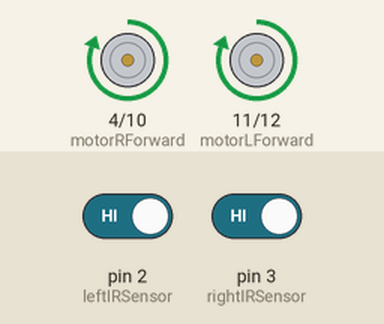
The sketch below on a simulated Arduino Uno, built with avr-gcc and run on an emulated ATmega328P. Parts: motor-driver pin pairs drawn as motors (green arrow = first pin HIGH = forward, orange = second pin HIGH = backward, longer = more drive). Inputs (shaded band) come from the test bench; at power-on: pin 2 (leftIRSensor) HIGH, pin 3 (rightIRSensor) HIGH.

Above: at 1.2 s.
1.3 s: pin 2 (leftIRSensor) driven LOW
At 1.45 s:
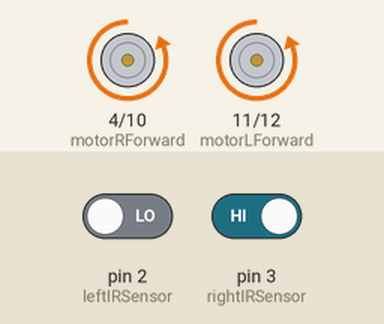
4.3 s: pin 2 (leftIRSensor) driven HIGH
At 4.7 s:
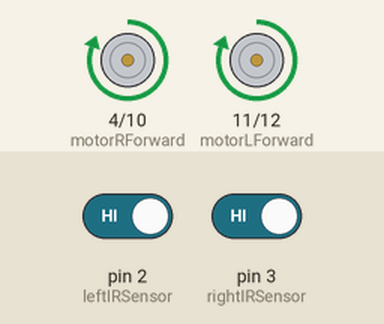
5.8 s: pin 3 (rightIRSensor) driven LOW
At 6.25 s:
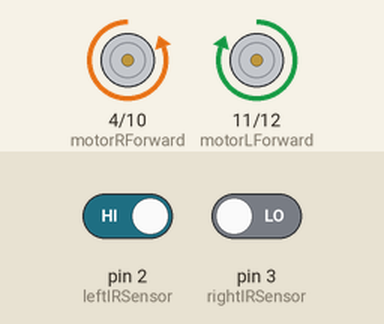
8.8 s: pin 3 (rightIRSensor) driven HIGH
At 9.3 s:
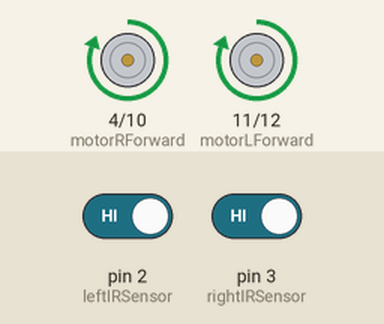
Timing chart, 0 to 11.3 s (numbered marks = the images above; inputs shaded):
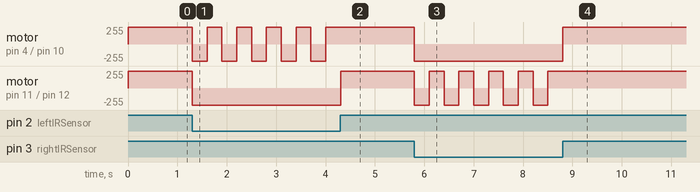

The sketch:

WheelControl.ino
```cpp
#define LEFT_MOTOR 1
#define RIGHT_MOTOR 2
#define DEV_MODE 0

int motorLForward = 11;
int motorLBackward = 12;
int motorRForward = 4;
int motorRBackward = 10;
int leftIRSensor = 2;
int rightIRSensor = 3;
int obstacleLeft = 0;
int obstacleRight = 0;

void setup() {
  //  Serial.begin(9600);
  // Initialize output pins
  pinMode(motorLForward, OUTPUT);
  pinMode(motorLBackward, OUTPUT);
  pinMode(motorRForward, OUTPUT);
  pinMode(motorRBackward, OUTPUT);
  pinMode(leftIRSensor, INPUT_PULLUP);
  pinMode(rightIRSensor, INPUT_PULLUP);

  // Make sure motors start off
  off();

  // Attach interrupt pins to IR sensors
  attachInterrupt(digitalPinToInterrupt(leftIRSensor), avoidLeft, LOW);
  attachInterrupt(digitalPinToInterrupt(rightIRSensor), avoidRight, LOW);

  if (DEV_MODE == 0) {
    forwards(LEFT_MOTOR);
    forwards(RIGHT_MOTOR);
  } else {
    off();
  }
}

void loop() {
  if (DEV_MODE == 1) {
    // DO NOTHING
    // Helpful so car doesnt drive off desk!!!
  } else {
    if (obstacleLeft == 1) {
      backwards(LEFT_MOTOR);
      backwards(RIGHT_MOTOR);
      delay(300);
      rotateRight(300);
    } else if (obstacleRight == 1) {
      backwards(LEFT_MOTOR);
      backwards(RIGHT_MOTOR);
      delay(300);
      rotateLeft(300);
    } else {
      forwards(LEFT_MOTOR);
      forwards(RIGHT_MOTOR);
    }
  }
}

void forwards(int motor) {
  if (motor == LEFT_MOTOR) {
    digitalWrite(motorLForward, HIGH);
    digitalWrite(motorLBackward, LOW);
  } else {
    digitalWrite(motorRForward, HIGH);
    digitalWrite(motorRBackward, LOW);
  }
}

void backwards(int motor) {
  if (motor == LEFT_MOTOR) {
    digitalWrite(motorLForward, LOW);
    digitalWrite(motorLBackward, HIGH);
  } else {
    digitalWrite(motorRForward, LOW);
    digitalWrite(motorRBackward, HIGH);
  }
}

void off() {
  digitalWrite(motorLForward, LOW);
  digitalWrite(motorLBackward, LOW);
  digitalWrite(motorRForward, LOW);
  digitalWrite(motorRBackward, LOW);
}

void rotateLeft(int angle) {
  digitalWrite(motorLForward, LOW);
  digitalWrite(motorRForward, HIGH);
  digitalWrite(motorLBackward, HIGH);
  digitalWrite(motorRBackward, LOW);
  // This delay will control angle of movement until gyroscope implemented
  delay(angle);
  //  Serial.println("Returned to forwards");
  obstacleRight = 0;
}

void rotateRight(int angle) {
  digitalWrite(motorLForward, HIGH);
  digitalWrite(motorRForward, LOW);
  digitalWrite(motorLBackward, LOW);
  digitalWrite(motorRBackward, HIGH);
  // This delay will control angle of movement until gyroscope implemented
  delay(angle);
  //  Serial.println("Returned to forwards");
  obstacleLeft = 0;
}

void avoidRight() {
  //  Serial.println("Obstacle on Right");
  if (obstacleLeft = 1) {

  } else {
    obstacleRight = 1;
  }
}

void avoidLeft() {
  //  Serial.println("Obstacle on Left");
  if (obstacleRight = 1) {

  } else {
    obstacleLeft = 1;
  }
}
```

Measured:
- after the input at 1.3 s, motor on pin 4 (motorRForward) / pin 10 (motorRBackward): alternates forward 255/255 for 0.30 s and backward 255/255 for 0.30 s, starting at once; motor on pin 11 (motorLForward) / pin 12 (motorLBackward): forward 255/255 → backward 255/255 at once
- after the input at 4.3 s, motor on pin 4 (motorRForward) / pin 10 (motorRBackward): stops changing and stays forward 255/255; motor on pin 11 (motorLForward) / pin 12 (motorLBackward): backward 255/255 → forward 255/255 at once
- after the input at 5.8 s, motor on pin 4 (motorRForward) / pin 10 (motorRBackward): forward 255/255 → backward 255/255 at once; motor on pin 11 (motorLForward) / pin 12 (motorLBackward): alternates forward 255/255 for 0.30 s and backward 255/255 for 0.30 s, starting at once
- after the input at 8.8 s, motor on pin 4 (motorRForward) / pin 10 (motorRBackward): backward 255/255 → forward 255/255 at once; motor on pin 11 (motorLForward) / pin 12 (motorLBackward): stops changing and stays forward 255/255
